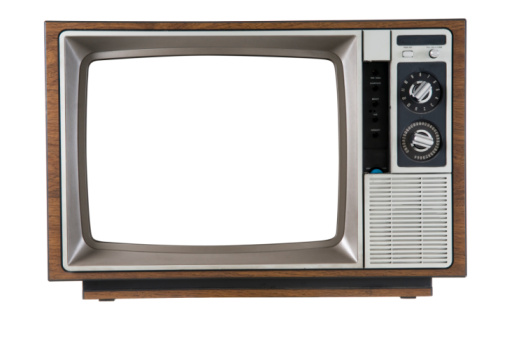
#> input picture PyLearnIPConvolution/input/old_TV.jpg, 507 x 337 px, found by its file name
$ python eqweq.py
#> lines starting #> are read from the running program, lines starting #| are printed output that depends on the picture; after the words box and inside, x2 and y2 are one past the last pixel; in counts of white or black regions, pixels touching at a corner belong together
import cv2
import numpy as np

image = cv2.imread('input\old_TV.jpg', cv2.IMREAD_GRAYSCALE)
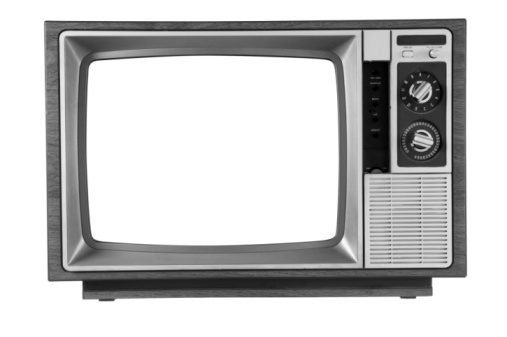
#> image: shape (337, 507); min 0, max 255, mean 198.2
rows, cols = image.shape
#> rows = 337; cols = 507
print(image.shape)
#| (337, 507)
image_new = np.zeros((rows, cols))

filter = np.array([[-1, 0, 1],
                   [-1, 0, 1],
                   [-1, 0, 1]])
# filter = np.ones((7,7))/49

for i in range(1, rows-1):
    print(i, end=', ')
    for j in range(1, cols-1):
        small = image[i-1:i+2,j-1:j+2]
        # average = np.sum(small)/9
        average = np.sum(filter * small)
        image_new[i, j] = average
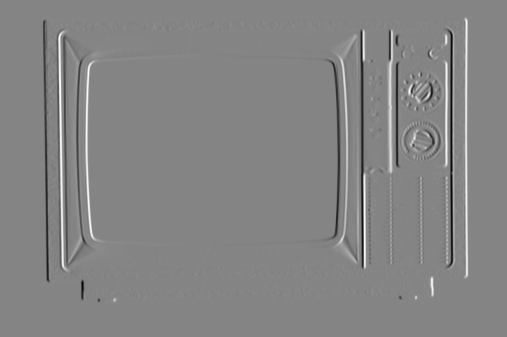
#> image_new: shape (337, 507) float64; min -600, max 552, mean 0; drawn with min black and max white

cv2.imshow("apple result", image_new)
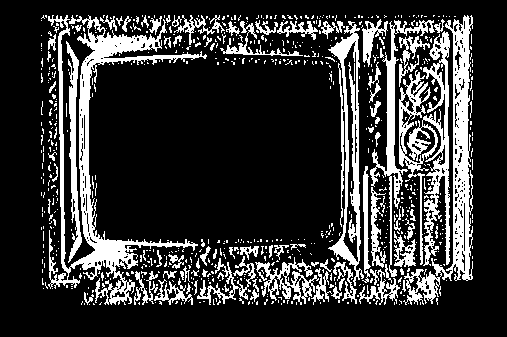
#> window 'apple result': shape (337, 507); 20.7% white; 743 white regions (658 under 20 px), largest, box (x1, y1, x2, y2) and area: (48, 15, 207, 305) 7388, (403, 15, 473, 305) 4627, (399, 31, 450, 266) 4299
cv2.imwrite('output/resad.png',image_new)
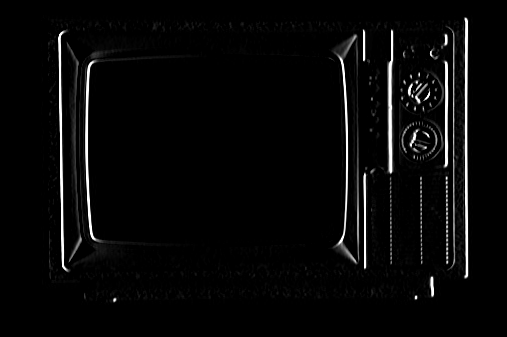
#> saved as resad.png: shape (337, 507); min 0, max 255, mean 7.9

cv2.waitKey()

$ run again, with PyLearnIPConvolution/input/chest.jpg copied over PyLearnIPConvolution/input/old_TV.jpg
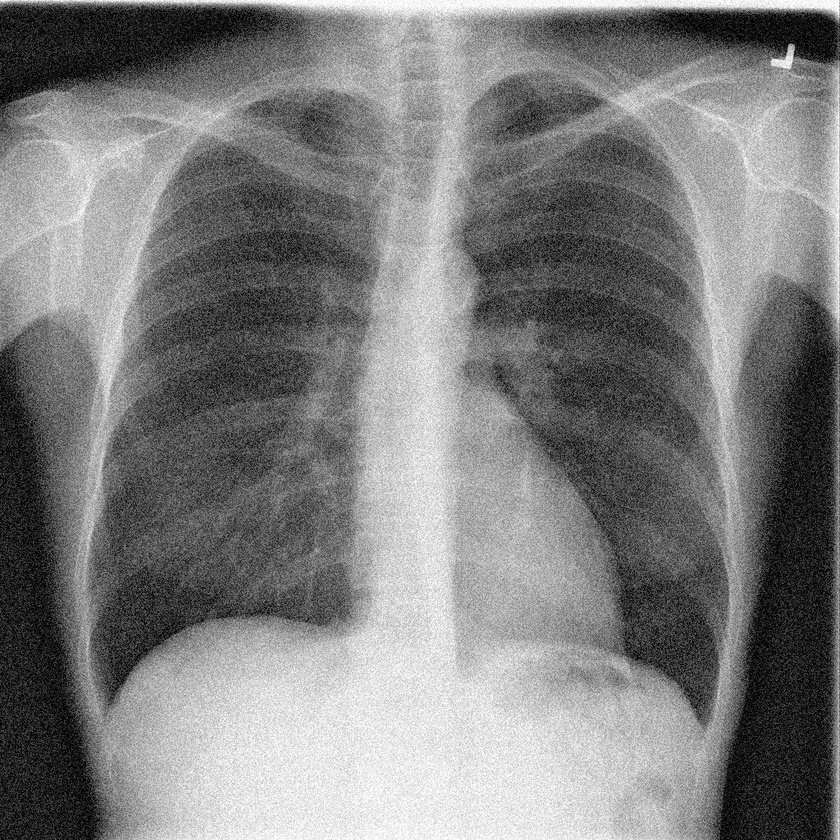
#> input picture PyLearnIPConvolution/input/chest.jpg, 840 x 840 px, shrunk from 1024 x 1024 before the run, found by its file name
#> image is the input picture: shape (840, 840); min 0, max 255, mean 125.7
#| (840, 840)
#> `cv2.imshow("apple result", image_new)`:
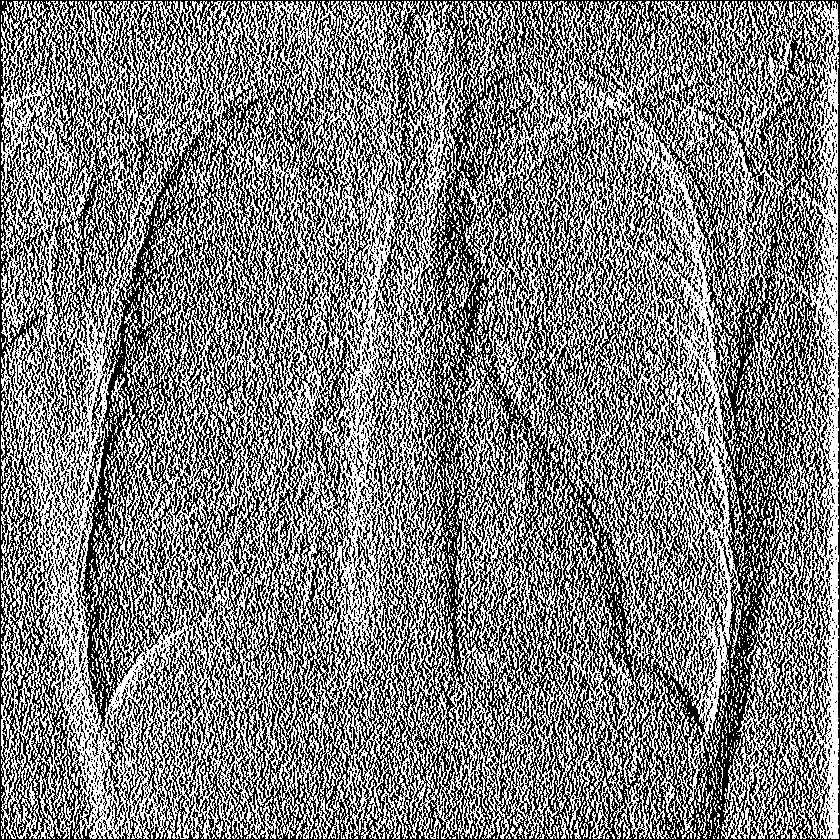
#> window 'apple result': shape (840, 840); 49.9% white in thin lines or dots
#> `cv2.imwrite('output/resad.png',image_new)`:
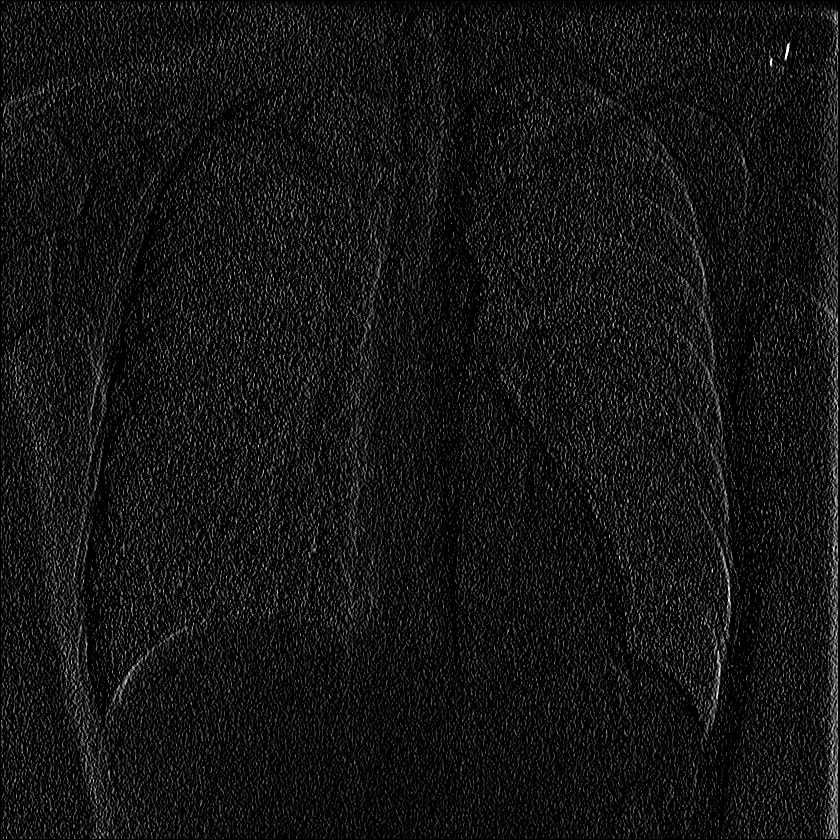
#> saved as resad.png: shape (840, 840); min 0, max 255, mean 19.9
